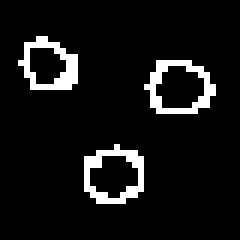
#> input picture examples/imagen1ByN.pbm, 40 x 40 px (shown 6 times larger)
$ jupyter execute BinaryImageZigZagHomology.ipynb   (shell and % lines are left out)
#> lines starting #> are read from the running program, lines starting #| are printed output that depends on the picture; after the words box and inside, x2 and y2 are one past the last pixel; in counts of white or black regions, pixels touching at a corner belong together
[cell 1]
import dionysus as d
import matplotlib.pyplot as plt

aux_zz = []
all_generator_list = []
f = []

def vertexNumber(row,colum,numCols):
    return row*numCols+colum

def addSimplexToSet (s, l):
    l.add(tuple(s))

def binaryImageToSimplicialComplexList(img):
    rowNum = img.shape[0]
    colNum = img.shape[1]
    simplices0 = set()
    simplices1 = set()
    simplices2 = set()
    for j in range(0,rowNum):
        for i in range(0,colNum):
            if (img[j,i]==255):
                v = vertexNumber(j,i,colNum)
                addSimplexToSet([v],simplices0)
                if (j < rowNum-1) and (img[j+1,i] == 255):
                    v10 = vertexNumber(j+1,i,colNum)
#                     addSimplexToSet([v10],simplices0)
                    addSimplexToSet([v,v10],simplices1)
                if (i < colNum-1) and (img[j,i+1] == 255):
                    v01 = vertexNumber(j,i+1,colNum)
#                     addSimplexToSet([v01],simplices0)
                    addSimplexToSet([v,v01],simplices1)
                if (i < colNum-1) and (j < rowNum-1) and (img[j+1,i+1] == 255) and (img[j+1,i] == 0) and (img[j,i+1] == 0):
                    v11 = vertexNumber(j+1,i+1,colNum)
#                     addSimplexToSet([v11],simplices0)
                    addSimplexToSet([v,v11],simplices1)
                if (i > 0) and (j < rowNum-1) and (img[j+1,i-1] == 255) and (img[j,i-1] == 0) and (img[j+1,i] == 0):
                    v1_1 = vertexNumber(j+1,i-1,colNum)
#                     addSimplexToSet([v1_1],simplices0)
                    addSimplexToSet([v,v1_1],simplices1)
                if (i < colNum-1) and (j < rowNum-1) and (img[j+1,i+1] == 255) and (img[j+1,i] == 255) and (img[j,i+1] == 255):
                    v11 = vertexNumber(j+1,i+1,colNum)
#                     addSimplexToSet([v11],simplices0)
                    addSimplexToSet([v,v11],simplices1)
#                     addSimplexToSet([v01,v11],simplices1)
#                     addSimplexToSet([v10,v11],simplices1)
                    addSimplexToSet([v,v01,v11],simplices2)
                    addSimplexToSet([v,v10,v11],simplices2)
    return simplices0,simplices1,simplices2

# [12 lines left out: function binaryImageToSimplicialComplex, not called in this run]

def simplicesListToZigzagFiltration(slist,n):
    total_simplices_l = []
    total_simplices_set = set()
    indices_l = []
    previous_simplices_l = []
    previous_simplices_set = set()
    slistaux = []
    aux = []

    for sc in slist:
        if n==0:
            aux = sorted(sc, key=lambda x: (x[0]))
        elif n==1:
            aux = sorted(sc, key=lambda x: (x[0],x[1]))
        elif n==2:
            aux = sorted(sc, key=lambda x: (x[0],x[1],x[2]))
        elif n==3:
            aux = sorted(sc, key=lambda x: (x[0],x[1],x[2],x[3]))

        for i in range(len(aux)):
            aux[i] = list(aux[i])
        slistaux.append(aux)

    for i,sc in enumerate(slist):
        for s in slistaux[i]:
            if (tuple(s) in total_simplices_set) :
                if not (tuple(s) in previous_simplices_set):
                    index = total_simplices_l.index(s)
                    indices_l[index].append(i)
            else:
                total_simplices_l.append(s)
                total_simplices_set.add(tuple(s))
                indices_l.append([i])
        for s in previous_simplices_l:
            if not (tuple(s) in sc):
                index = total_simplices_l.index(s)
                indices_l[index].append(i)
        previous_simplices_set = sc
        previous_simplices_l = slistaux[i]

    return total_simplices_l,indices_l

def imageListToSimplicialComplexList (imgList):

    l0 = []
    l1 = []
    l2 = []
    l3 = []
    for img in imgList:
        sc0,sc1,sc2 = binaryImageToSimplicialComplexList(img)
        l0.append(sc0)
        l1.append(sc1)
        l2.append(sc2)
        l3.append(set())

    for r,img in enumerate(imgList):
        rowNum = img.shape[0]
        colNum = img.shape[1]
        for j in range(0,rowNum):
            for i in range(0,colNum):
                isDiag = 0
                isCorner = 0
                if (img[j,i]==255):
                    if (i < colNum-1) and (j < rowNum-1) and (img[j+1,i+1]==255) and (img[j,i+1]==0) and (img[j+1,i]==0):
                        isDiag = 1
                        diagEdge = [vertexNumber(j,i,colNum),vertexNumber(j+1,i+1,colNum)]
                    elif (i > 0) and (j < rowNum-1) and (img[j+1,i-1] == 255) and (img[j,i-1] == 0) and (img[j+1,i] == 0):
                        isDiag = -1
                        diagEdge = [vertexNumber(j,i,colNum),vertexNumber(j+1,i-1,colNum)]
                    elif (i < colNum-1) and (j < rowNum-1) and (img[j+1,i] == 255) and (img[j,i+1] == 255) and (img[j+1,i+1] == 0):
                        isCorner = 1

                    elif (i > 0) and (j < rowNum-1) and (img[j,i-1] == 255) and (img[j+1,i] == 255) and (img[j+1,i-1] == 0):
                        isCorner = -1

                    if isDiag !=0 or isCorner!=0:
                        imgListAux = []
                        if (r< len(imgList)-1):
                            imgListAux.append([r+1,imgList[r+1]])
                        if (r > 0):
                            imgListAux.append([r-1,imgList[r-1]])
                        for k,img1 in imgListAux:
                            if isDiag==1 and (img1[j,i]==255) and (img1[j+1,i+1]==255) and (img1[j,i+1]==255) and (img1[j+1,i]== 0):
                                addSimplexToSet(diagEdge,l1[k])
                                addSimplexToSet([diagEdge[0],diagEdge[0]+1,diagEdge[1]],l2[k])

                            elif isDiag==1 and (img1[j,i]==255) and (img1[j+1,i+1]==255) and (img1[j,i+1]==0) and (img1[j+1,i]== 255):
                                addSimplexToSet(diagEdge,l1[k])
                                addSimplexToSet([diagEdge[0],diagEdge[1]-1,diagEdge[1]],l2[k])

                            elif isDiag==-1 and (img1[j,i]==255) and (img1[j+1,i-1]==255) and (img1[j,i-1]==255) and (img1[j+1,i]== 0):
                                addSimplexToSet(diagEdge,l1[k])
                                addSimplexToSet([diagEdge[0]-1,diagEdge[0],diagEdge[1]],l2[k])

                            elif isDiag==-1 and (img1[j,i]==255) and (img1[j+1,i-1]==255) and (img1[j,i-1]==0) and (img1[j+1,i]== 255):
                                addSimplexToSet(diagEdge,l1[k])
                                addSimplexToSet([diagEdge[0],diagEdge[1],diagEdge[1]+1],l2[k])

                            elif isDiag==-1 and (img1[j,i]==255) and (img1[j+1,i-1]==255) and (img1[j,i-1]==255) and (img1[j+1,i]== 255):
                                addSimplexToSet(diagEdge,l1[k])
                                addSimplexToSet([diagEdge[0]-1,diagEdge[0],diagEdge[1]],l2[k])
                                addSimplexToSet([diagEdge[0],diagEdge[1],diagEdge[1]+1],l2[k])
                                addSimplexToSet([diagEdge[0]-1,diagEdge[0],diagEdge[1],diagEdge[1]+1],l3[k])

                            elif isCorner ==1 and img1[j,i]==0 and img1[j,i+1]==255 and img1[j+1,i]==255 and img1[j+1,i+1]==255:
                                diagEdge = [vertexNumber(j,i+1,colNum),vertexNumber(j+1,i,colNum)]
                                addSimplexToSet([diagEdge[0]-1],l0[k])
                                addSimplexToSet(diagEdge,l1[k])
                                addSimplexToSet([diagEdge[0]-1,diagEdge[0]],l1[k])
                                addSimplexToSet([diagEdge[0]-1,diagEdge[1]],l1[k])
                                addSimplexToSet([diagEdge[0]-1,diagEdge[0],diagEdge[1]],l2[k])
                                addSimplexToSet([diagEdge[0],diagEdge[1],diagEdge[1]+1],l2[k])
                                addSimplexToSet([diagEdge[1]+1],l0[r])
                                addSimplexToSet(diagEdge,l1[r])
                                addSimplexToSet([diagEdge[0],diagEdge[1]+1],l1[r])
                                addSimplexToSet([diagEdge[1],diagEdge[1]+1],l1[r])
                                addSimplexToSet([diagEdge[0]-1,diagEdge[0],diagEdge[1]],l2[r])
                                addSimplexToSet([diagEdge[0],diagEdge[1],diagEdge[1]+1],l2[r])

                            elif isCorner ==-1 and img1[j,i]==0 and img1[j,i-1]==255 and img1[j+1,i]==255 and img1[j+1,i-1]==255:
                                diagEdge = [vertexNumber(j,i-1,colNum),vertexNumber(j+1,i,colNum)]
                                addSimplexToSet([diagEdge[0]+1],l0[k])
                                addSimplexToSet(diagEdge,l1[k])
                                addSimplexToSet([diagEdge[0],diagEdge[0]+1],l1[k])
                                addSimplexToSet([diagEdge[0]+1,diagEdge[1]],l1[k])

                                addSimplexToSet([diagEdge[0],diagEdge[0]+1,diagEdge[1]],l2[k])
                                addSimplexToSet([diagEdge[0],diagEdge[1]-1,diagEdge[1]],l2[k])
                                addSimplexToSet([diagEdge[1]-1],l0[r])
                                addSimplexToSet(diagEdge,l1[r])
                                addSimplexToSet([diagEdge[0],diagEdge[1]-1],l1[r])
                                addSimplexToSet([diagEdge[1]-1,diagEdge[1]],l1[r])

                                addSimplexToSet([diagEdge[0],diagEdge[0]+1,diagEdge[1]],l2[r])
                                addSimplexToSet([diagEdge[0],diagEdge[1]-1,diagEdge[1]],l2[r])
    return l0,l1,l2,l3

def imageListToZigzagFiltration(imageList):

    l0,l1,l2,l3 = imageListToSimplicialComplexList(imageList)
    zz_list0,zz_indices0 = simplicesListToZigzagFiltration(l0,0)
    zz_list1,zz_indices1 = simplicesListToZigzagFiltration(l1,1)
    zz_list2,zz_indices2 = simplicesListToZigzagFiltration(l2,2)
    zz_list3,zz_indices3 = simplicesListToZigzagFiltration(l3,3)

    simplices = zz_list0+zz_list1+zz_list2+zz_list3
    indices = zz_indices0+zz_indices1+zz_indices2+zz_indices3
    return simplices,indices

# [33 lines left out: functions detail, scListZigzagHomology, imageListZigzagHomology, not called in this run]

def printGenerator (glist):
    return (' + '.join("%d * %s" % (pair[0], [v for v in pair[1]]) for pair in glist))


# [71 lines left out: function plot_zigzag_bars, not called in this run]

def imageListZigzagPlotBar (imageList,dimensions=[0,1],interval_l=1, gen_l1=1, gen_l2=0,printGenerators=True):
    global f

    simplices,times = imageListToZigzagFiltration(imageList)
    f = d.Filtration(simplices)
    dgms, generator_list = scListZigzagHomology(times)

    for i in dimensions:
        dgm = dgms[i]
        plot_zigzag_bars(dgm, i, times, generator_list, interval_l, gen_l1, gen_l2,printGenerators)

## Example:

[cell 2]
import cv2

img1 = cv2.imread("../examples/imagen1ByN.pbm",0)
#> img1: shape (40, 40); 7.6% white in thin lines or dots, all inside (x1, y1, x2, y2) = (3, 6, 36, 34)
img2 = cv2.imread("../examples/imagen2ByN.pbm",0)
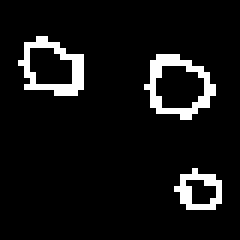
#> input picture examples/imagen2ByN.pbm, 40 x 40 px (shown 6 times larger)
#> img2: shape (40, 40); 7.4% white in thin lines or dots, all inside (x1, y1, x2, y2) = (3, 6, 37, 35)
img3 = cv2.imread("../examples/imagen3ByN.pbm",0)
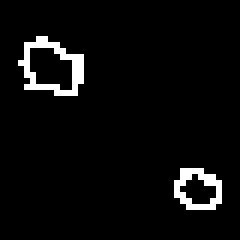
#> input picture examples/imagen3ByN.pbm, 40 x 40 px (shown 6 times larger)

imageListZigzagPlotBar([img1, img2, img3],dimensions=[0,1],interval_l=1,gen_l1=1,gen_l2=0,printGenerators = False)
#> the loop in imageListToSimplicialComplexList, `for img in imgList:` made 3 passes
#> after the loop in imageListToSimplicialComplexList, `for img in imgList:`: l0 = 3 items
#> the loop in imageListToSimplicialComplexList, `for r,img in enumerate(imgList):` made 3 passes
#> the loop in simplicesListToZigzagFiltration, `for sc in slist:` made 3 passes
#> the loop in simplicesListToZigzagFiltration, `for i,sc in enumerate(slist):` made 3 passes
#> after the loop in simplicesListToZigzagFiltration, `for i,sc in enumerate(slist):`: indices_l = 173 items, first 6: [0], [0], [0], [0], [0], [0]; total_simplices_l = 173 items, first 6: [246], [247], [284], [285], [286], [287]; total_simplices_set = 173 items
#> in imageListToZigzagFiltration, `zz_list0,zz_indices0 = simplicesListToZigzagFiltration(l0,0)`: zz_list0 has the same summary as total_simplices_l in simplicesListToZigzagFiltration; zz_indices0 = 173 items, first 6: [0], [0], [0], [0], [0], [0]
#> the loop in simplicesListToZigzagFiltration (call 2), `for sc in slist:` made 3 passes
#> the loop in simplicesListToZigzagFiltration (call 2), `for i,sc in enumerate(slist):` made 3 passes
#> in imageListToZigzagFiltration, `zz_list1,zz_indices1 = simplicesListToZigzagFiltration(l1,1)`: zz_list1 = 257 pairs, first value 246 to 1394, second value 247 to 1395; zz_indices1 = 257 items, first 6: [0], [0], [0], [0], [0], [0]
#> in imageListToZigzagFiltration, `zz_list2,zz_indices2 = simplicesListToZigzagFiltration(l2,2)`: zz_list2 = 84 items, first 6: [246, 247, 287], [246, 286, 287], [371, 372, 412], [371, 411, 412], [411, 412, 452], [411, 451, 452]; zz_indices2 = 84 items, first 6: [0], [0], [0, 1], [0, 1], [0, 1], [0, 1]
#> in imageListToZigzagFiltration, `zz_list3,zz_indices3 = simplicesListToZigzagFiltration(l3,3)`: zz_list3 = []
#> in imageListToZigzagFiltration, `simplices = zz_list0+zz_list1+zz_list2+zz_list3`: simplices = 514 items, first 6: [246], [247], [284], [285], [286], [287]
#> in imageListToZigzagFiltration, `indices = zz_indices0+zz_indices1+zz_indices2+zz_indices3`: indices = 514 items, first 6: [0], [0], [0], [0], [0], [0]
#> (the call stopped at in imageListZigzagPlotBar, `f = d.Filtration(simplices)`: dionysus is not available in this run)
